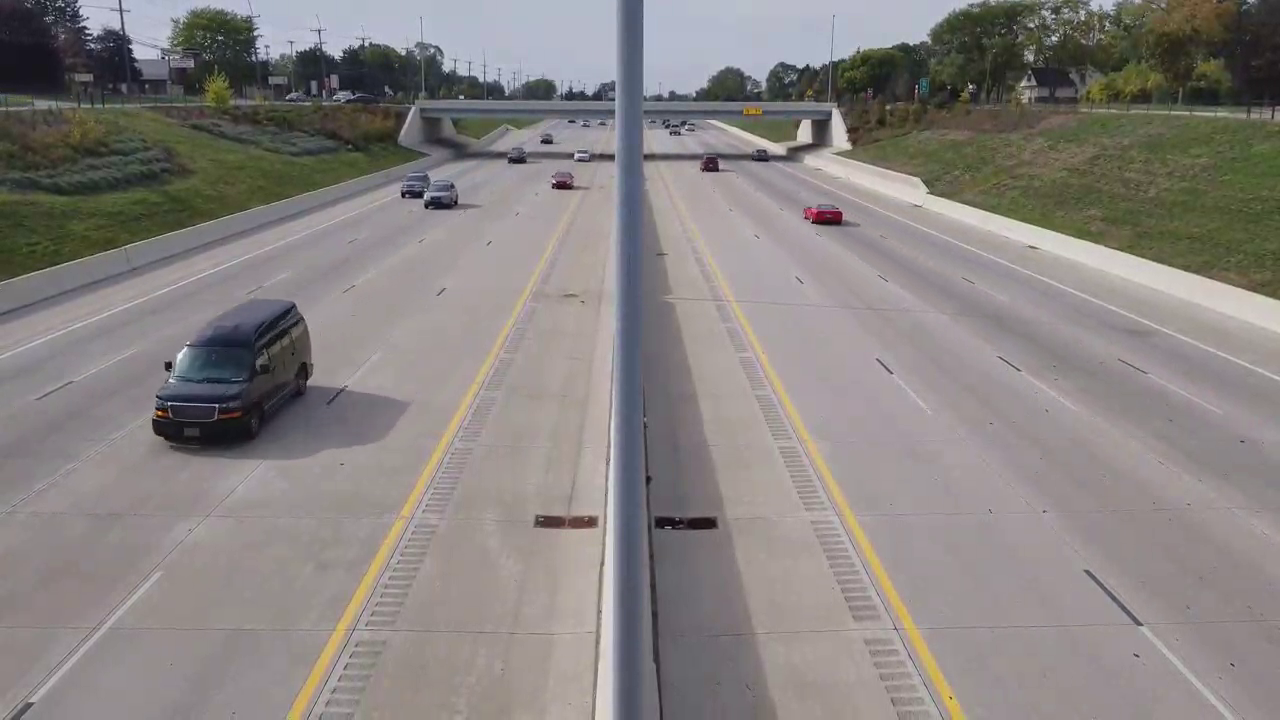
#> input picture frame 87 of video1.mp4, 1280 x 720 px
$ python main.py
#> lines starting #> are read from the running program, lines starting #| are printed output that depends on the picture; after the words box and inside, x2 and y2 are one past the last pixel; in counts of white or black regions, pixels touching at a corner belong together
"""
 Real Time Vehicle Detection
 @author: Tridib Dalui
"""

import cv2
import time

# To create our body classifier
car_classifier=cv2.CascadeClassifier('isCar.xml')

#initiate capturing video from file
cap=cv2.VideoCapture('video1.mp4')

#loop untill video ends
while cap.isOpened():
    time.sleep(.05)

    #read first frame
    r, frame= cap.read()
#> frame is the input picture: shape (720, 1280, 3); mean B, G, R 128.5, 130.5, 135.6
    gray=cv2.cvtColor(frame,cv2.COLOR_BGR2GRAY)
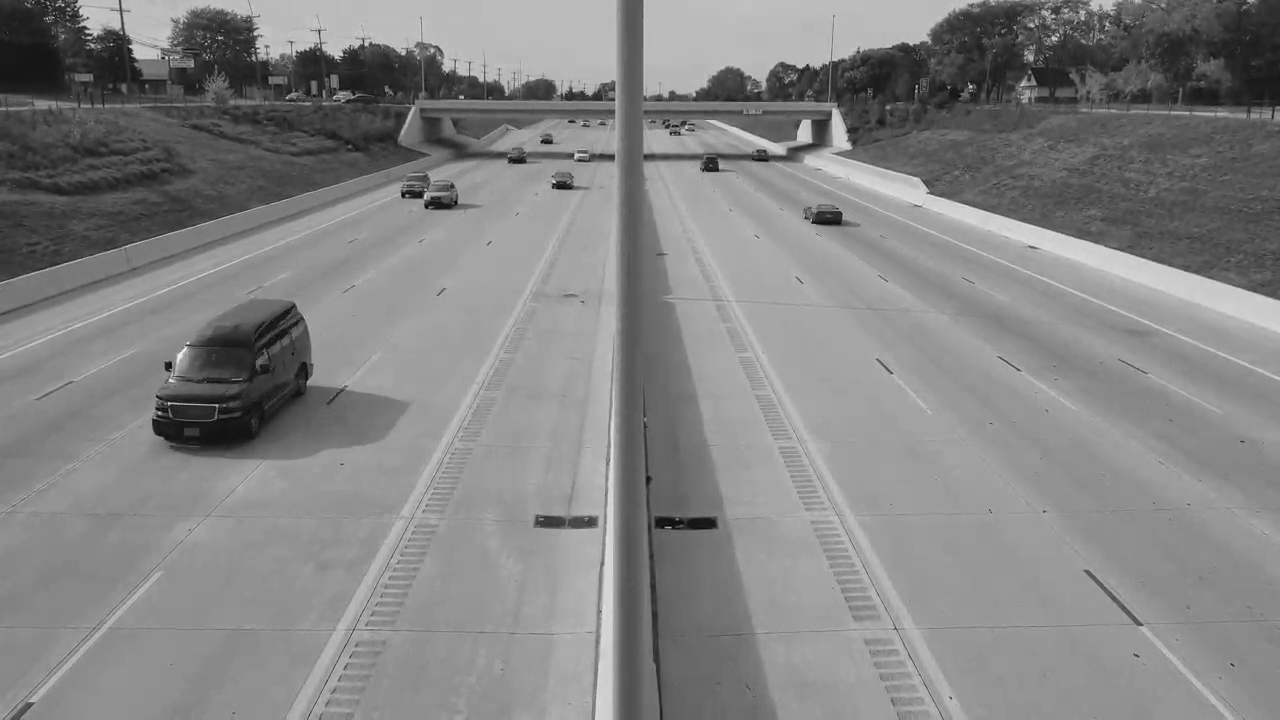
#> gray: shape (720, 1280); min 0, max 250, mean 131.7

    #pass frame to car classifier
    cars=car_classifier.detectMultiScale(gray, 1.4,2)
#> cars = [[533, 150, 55, 55], [411, 171, 55, 55]]

    # Creating boundary boxs
    for (x,y,w,h) in cars:
        cv2.rectangle(frame,(x,y),(x+w,y+h),(0,255,255),2)
        cv2.imshow('Cars',frame)
#> this loop made 2 passes
#> pass 2, `cv2.imshow('Cars',frame)`:
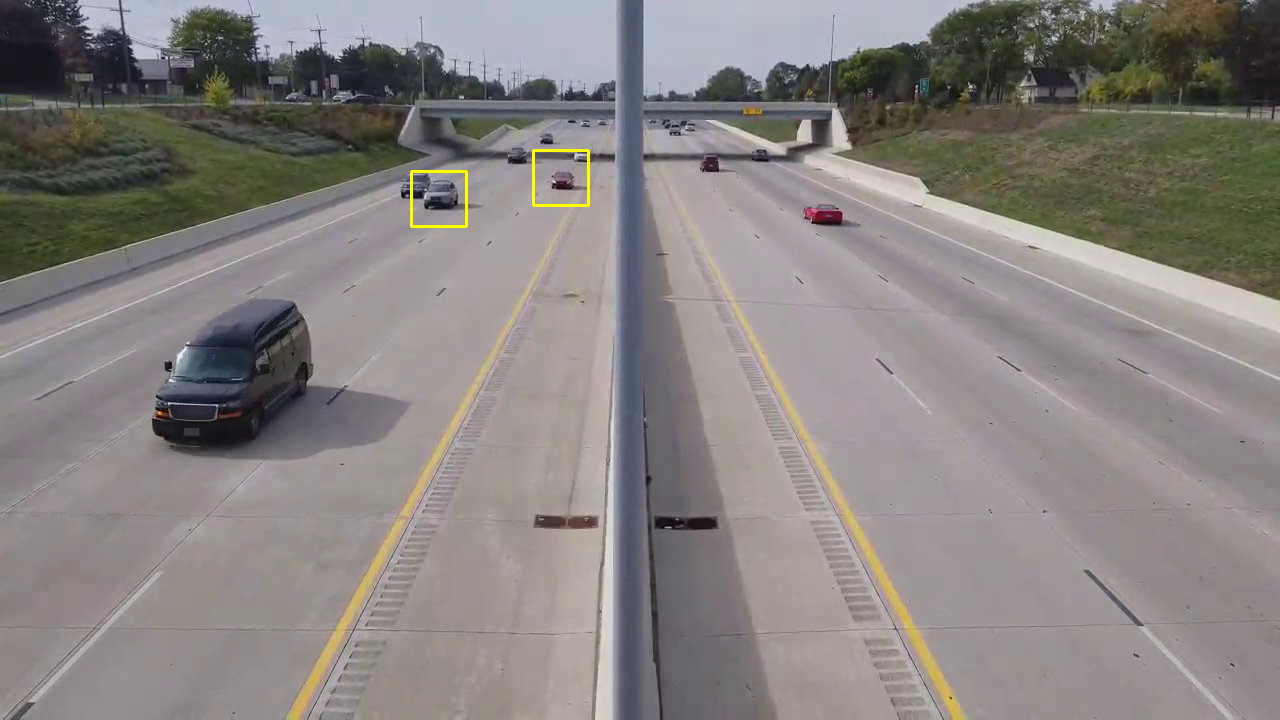
#> window 'Cars': shape (720, 1280, 3); mean B, G, R 128.3, 130.6, 135.7

    #break if Enter key is pressed
    if cv2.waitKey(1)==13:
#> (key Esc is pressed here)
        break

cap.release()
cv2.destroyAllWindows()

$ run again, starting later in the video
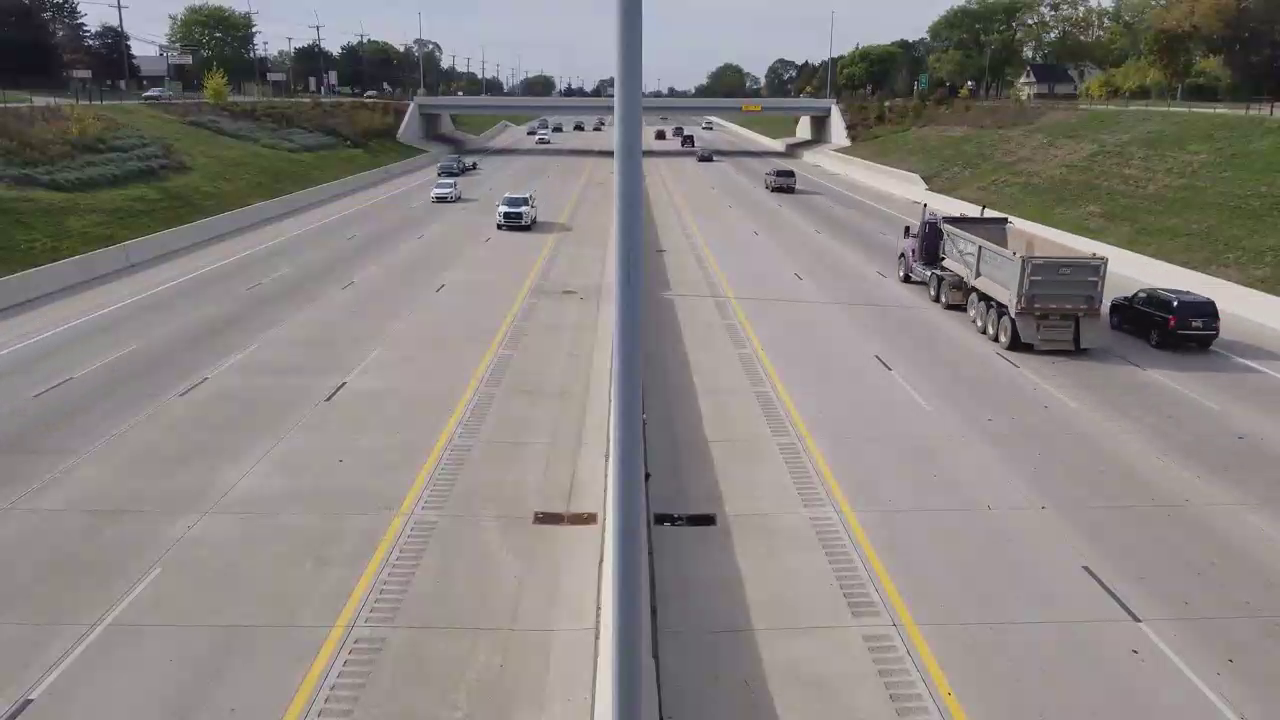
#> input picture frame 393 of video1.mp4, 1280 x 720 px
#> frame is the input picture: shape (720, 1280, 3); mean B, G, R 128.9, 131.7, 136.8
#> `gray=cv2.cvtColor(frame,cv2.COLOR_BGR2GRAY)`:
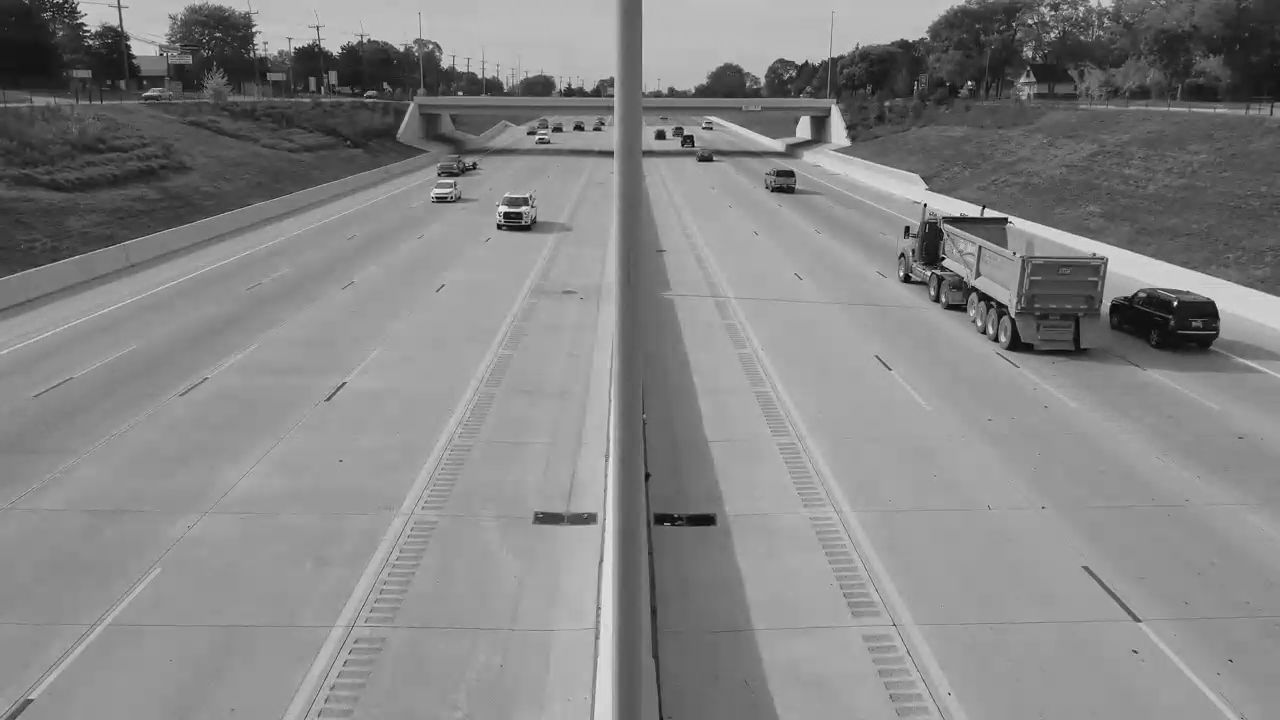
#> gray: shape (720, 1280); min 0, max 251, mean 132.9
#> cars = [[274, 115, 55, 55], [959, 153, 295, 295]]
#> the loop `for (x,y,w,h) in cars:` made 2 passes
#> pass 2, `cv2.imshow('Cars',frame)`:
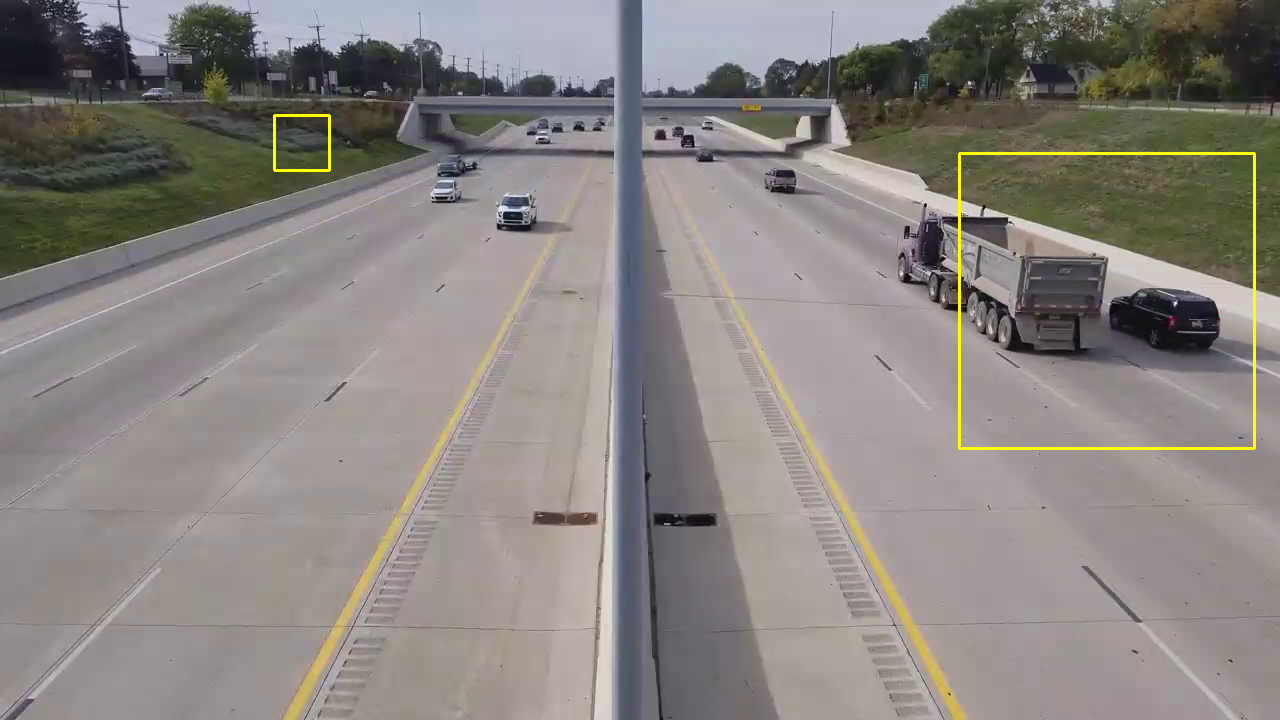
#> window 'Cars': shape (720, 1280, 3); mean B, G, R 128.4, 132.4, 137.5

$ run again, starting later in the video
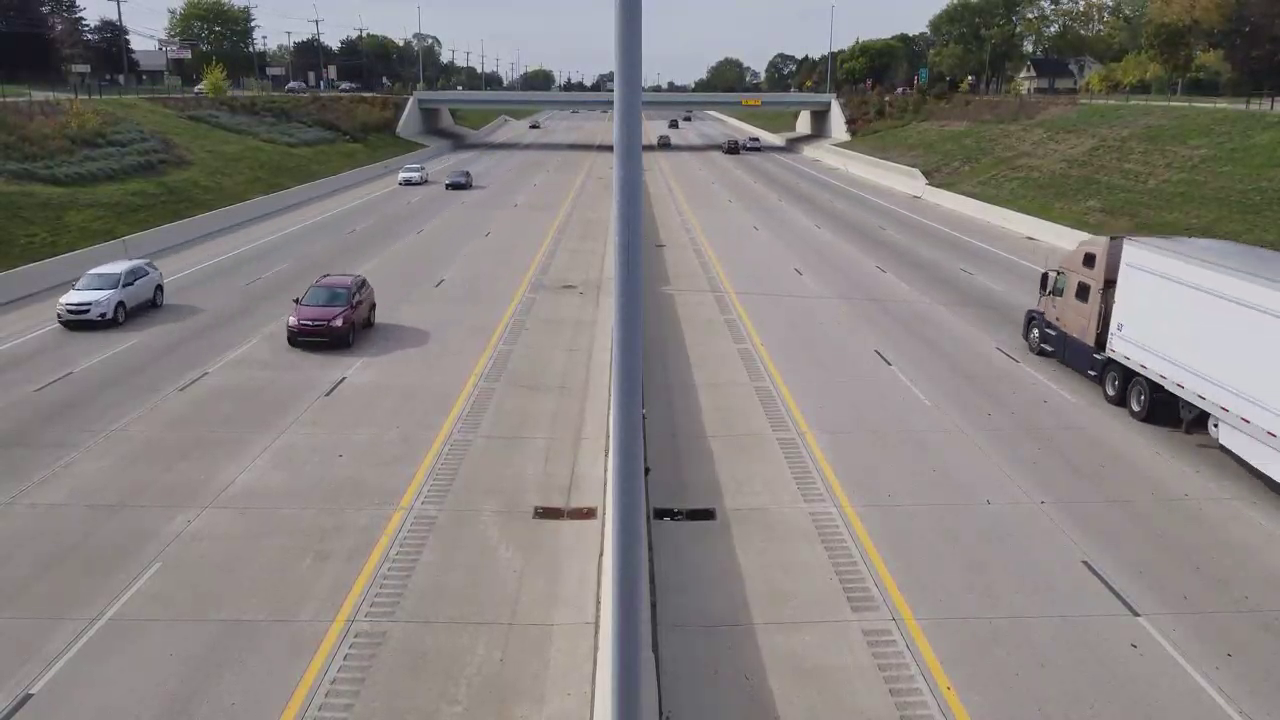
#> input picture frame 699 of video1.mp4, 1280 x 720 px
#> frame is the input picture: shape (720, 1280, 3); mean B, G, R 126.8, 128.9, 133.8
#> `gray=cv2.cvtColor(frame,cv2.COLOR_BGR2GRAY)`:
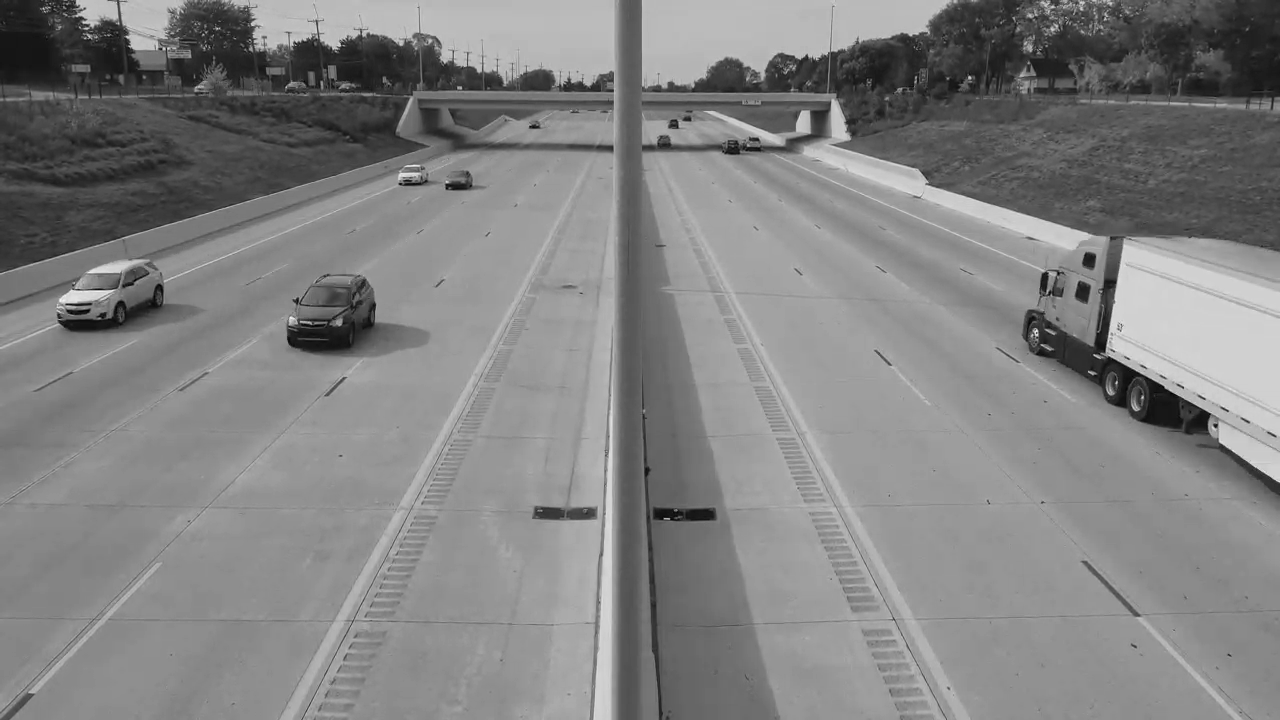
#> gray: shape (720, 1280); min 0, max 245, mean 130.1
#> cars = [[663, 113, 20, 20], [384, 147, 55, 55], [19, 224, 151, 151]]
#> the loop `for (x,y,w,h) in cars:` made 3 passes
#> after the loop `for (x,y,w,h) in cars:`:
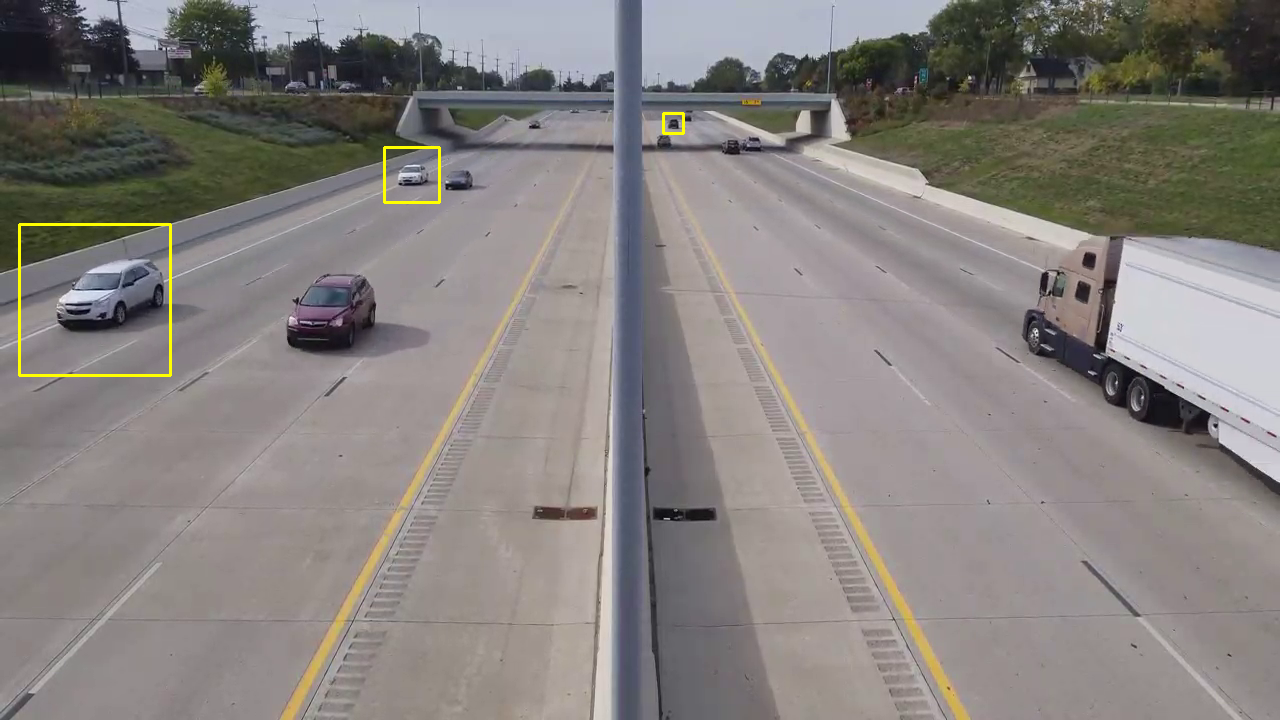
#> frame: shape (720, 1280, 3); 0.29% of pixels changed, all inside (x1, y1, x2, y2) = (18, 112, 685, 377)
